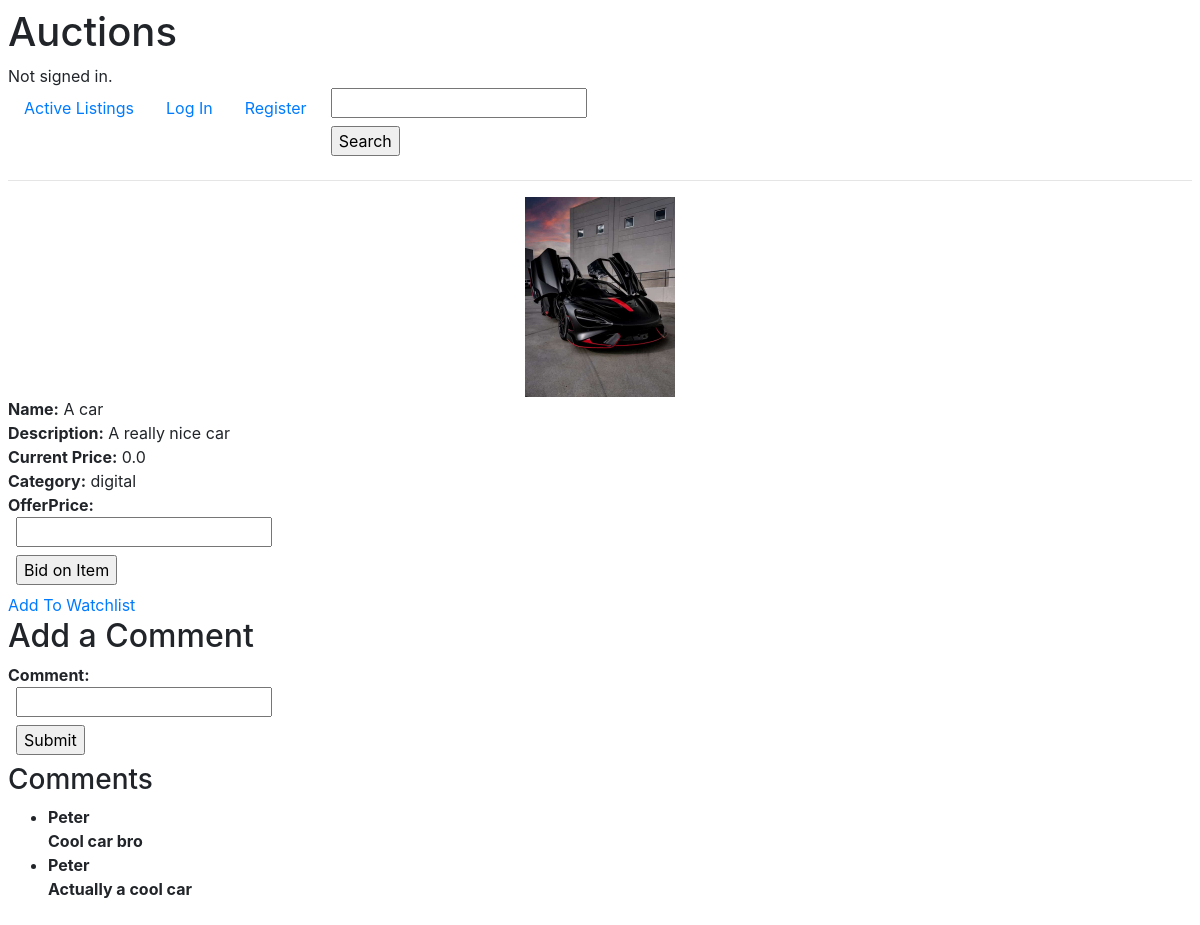
The page /1 on the database its author committed.
### auctions/models.py (models this page shows, shortened)
class Description(models.Model):
    id = models.AutoField(primary_key=True)
    title = models.CharField(max_length=40)
    text = models.TextField()
    image = models.ImageField(upload_to="images")
    startingPrice = models.FloatField()
    currentPrice = models.FloatField(default=0)
    category = models.CharField(max_length=25,choices=CATEGORY,null=True)
    itemSoldAs = models.OneToOneField(Auction, on_delete=models.CASCADE, related_name="saleAs")

class Comments(models.Model):
    id = models.AutoField(primary_key=True)
    userId = models.ForeignKey(User, on_delete=models.CASCADE, related_name="thought")
    comment = models.CharField(max_length=500)
    commentOn = models.ForeignKey(Auction, null=True, on_delete=models.SET_NULL, related_name="commentedOn")                                #f

class User(AbstractUser):
    id = models.AutoField(primary_key=True)
    pass

### auctions/views.py (the view, shortened to what this page needs)
# urls.py: path("<int:auctionId>", views.itemPage, name="itemPage"),
def itemPage(request, auctionId):
    auction = Auction.objects.get(pk=auctionId)
    Item = Description.objects.get(itemSoldAs=auctionId)
    if auction.closed == True:
        return redirect("close", auctionId)
    form = biddingForm()
    item_list = []
    if request.user.id:
        watchlistItems = list(Watchlist.objects.filter(userId=request.user).values_list('auctionId'))
        for i in watchlistItems:
            for j in i:
                item_list.append(j)
    return render(request, "auctions/itemPage.html", {
        "item": Item,
        "form": form,
        "watchlistItems": item_list,
        "comment_form": comment_form(),
        "comments": Comments.objects.filter(commentOn=auctionId)
    })

### auctions/views.py
class biddingForm(ModelForm):
    class Meta:
        model = Bid
        fields = ["offerPrice"]

class comment_form(ModelForm):
    class Meta:
        model = Comments
        fields = ["comment"]

### auctions/context_processors.py (called while the page is built)
def searchCategories(request):
    return {
        'categories': CATEGORY
    }

### auctions/templates/auctions/itemPage.html (shortened to what this page needs)
{% extends 'auctions/layout.html' %}
{% block body %}
    <div id="auctionDiv">
        <span class="imgSpan2" style="
                    background-image: url('{{ item.image.url }}');
                    background-size: cover;
                    background-repeat: no-repeat;
                    background-position: center;
        " >
        </span>
        <span><p>Name:</p> {{ item.title }}</span>
        <span><p>Description:</p> {{ item.text }}</span>
        <span><p>Current Price:</p> {{ item.currentPrice }}</span>
        <span><p>Category:</p> {{ item.category }}</span>
    </div>
    {% if request.user == item.itemSoldAs.userId %}
        <a href="{% url 'close' item.itemSoldAs.id %}">Close Listing</a>
    {% else %}
        <form action="{% url 'itemPage' item.itemSoldAs.id %}" method="post" accept-charset="utf-8">
            {{ form }}
            <input type="submit" value="Bid on Item" />
        </form>
    {% endif %}
    {% if not item.itemSoldAs.id in watchlistItems %}
        <a href="{% url 'watchlist' item.itemSoldAs.id %}">Add To Watchlist</a>
    {% else %}
        <a href="{% url 'watchlist' item.itemSoldAs.id 'remove' %}">Remove From Watchlist</a>
    {% endif %}
    <h2>Add a Comment</h2>
    <form action="{% url 'comment' item.itemSoldAs.id %}" method="get" accept-charset="utf-8">
        {{ comment_form }}
        <input type="submit"/>
    </form>
    <h3>Comments</h3>
    <ul>
        {% for comment in comments %}
            <li>
                <p>
                    <span>{{ comment.userId }}</span>
                    {{ comment.comment }}
                </p>
            </li>
            {% empty %}
                <li>No comment yet..</li>
        {% endfor %}
    </ul>
{% endblock %}

### auctions/static/auctions/styles.css (style rules this page uses)
html { box-sizing: border-box; padding: .5rem; }
*, *:after, *:before { box-sizing: inherit; }
span { display: block; }
.imgSpan2 { margin: 0 auto; width: 150px; height: 200px; }
p, label { display: inline; font-weight: bold; }
input, select { margin: .5rem; margin-top: 0; display: block; }

### rows shown on the page
Description: image (picture), title "A car", text "A really nice car", currentPrice "0.0", category "digital"
Comments: userId "Peter", comment "Cool car bro"
Comments: userId "Peter", comment "Actually a cool car"
